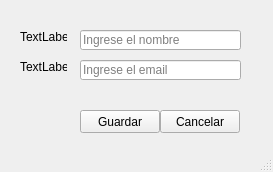
<?xml version="1.0" encoding="UTF-8"?>
<ui version="4.0">
 <class>MainWindow</class>
 <widget class="QMainWindow" name="MainWindow">
  <property name="geometry">
   <rect>
    <x>0</x>
    <y>0</y>
    <width>273</width>
    <height>172</height>
   </rect>
  </property>
  <property name="maximumSize">
   <size>
    <width>273</width>
    <height>172</height>
   </size>
  </property>
  <property name="windowTitle">
   <string>MainWindow</string>
  </property>
  <widget class="QWidget" name="centralwidget">
   <widget class="QLabel" name="label">
    <property name="geometry">
     <rect>
      <x>20</x>
      <y>30</y>
      <width>47</width>
      <height>13</height>
     </rect>
    </property>
    <property name="text">
     <string>TextLabel</string>
    </property>
   </widget>
   <widget class="QLabel" name="label_2">
    <property name="geometry">
     <rect>
      <x>20</x>
      <y>60</y>
      <width>47</width>
      <height>13</height>
     </rect>
    </property>
    <property name="text">
     <string>TextLabel</string>
    </property>
   </widget>
   <widget class="QLineEdit" name="lineEdit">
    <property name="geometry">
     <rect>
      <x>80</x>
      <y>30</y>
      <width>161</width>
      <height>20</height>
     </rect>
    </property>
    <property name="placeholderText">
     <string>Ingrese el nombre</string>
    </property>
   </widget>
   <widget class="QLineEdit" name="lineEdit_2">
    <property name="geometry">
     <rect>
      <x>80</x>
      <y>60</y>
      <width>161</width>
      <height>20</height>
     </rect>
    </property>
    <property name="placeholderText">
     <string>Ingrese el email</string>
    </property>
   </widget>
   <widget class="QPushButton" name="pushButton">
    <property name="geometry">
     <rect>
      <x>80</x>
      <y>110</y>
      <width>80</width>
      <height>23</height>
     </rect>
    </property>
    <property name="text">
     <string>Guardar</string>
    </property>
   </widget>
   <widget class="QPushButton" name="pushButton_2">
    <property name="geometry">
     <rect>
      <x>160</x>
      <y>110</y>
      <width>80</width>
      <height>23</height>
     </rect>
    </property>
    <property name="text">
     <string>Cancelar</string>
    </property>
   </widget>
  </widget>
  <widget class="QMenuBar" name="menubar">
   <property name="geometry">
    <rect>
     <x>0</x>
     <y>0</y>
     <width>273</width>
     <height>21</height>
    </rect>
   </property>
  </widget>
  <widget class="QStatusBar" name="statusbar"/>
 </widget>
 <resources/>
 <connections/>
</ui>
